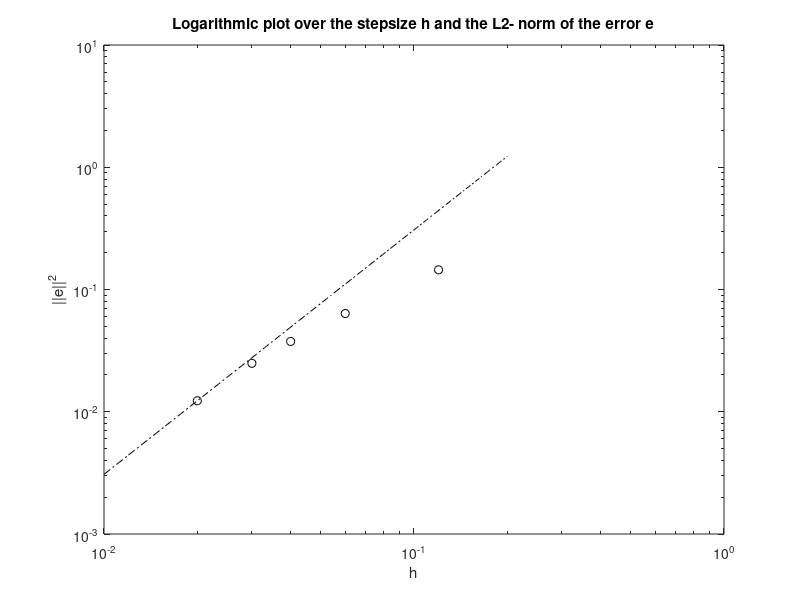

The MATLAB script that drew this image:
    
% plot pls

%y = [0.7173, 0.7496, 0.8407, 0.9042]*10^5;
% y = [4.0703, 3.2278, 2.5695, 2.0123, 1.1224];
% y = [208.7216  168.4450  167.1107  173.6287  176.9409];
% y = [1.2077    1.0593    0.9400    0.8295    0.6174];
% y = [25.0466   10.1067    6.6844    5.2089    3.5388]; % l2 not
% normalized
y = [0.1449    0.0636    0.0376    0.0249    0.0123]; % l2 normalised 
x = [0.12, 0.06, 0.04, 0.03, 0.02]; 

figure('Name', 'Convergence study');
loglog(x, y, 'ok');
xlabel('h');
ylabel('||e||^2');
title('Logarithmic plot over the stepsize h and the L2- norm of the error e');
hold on
k = y(5)/x(5)^2;
X = linspace(0.01, 0.2, 100);
Y = k.*X.^2;
loglog(X, Y, '-.k');
hold off
